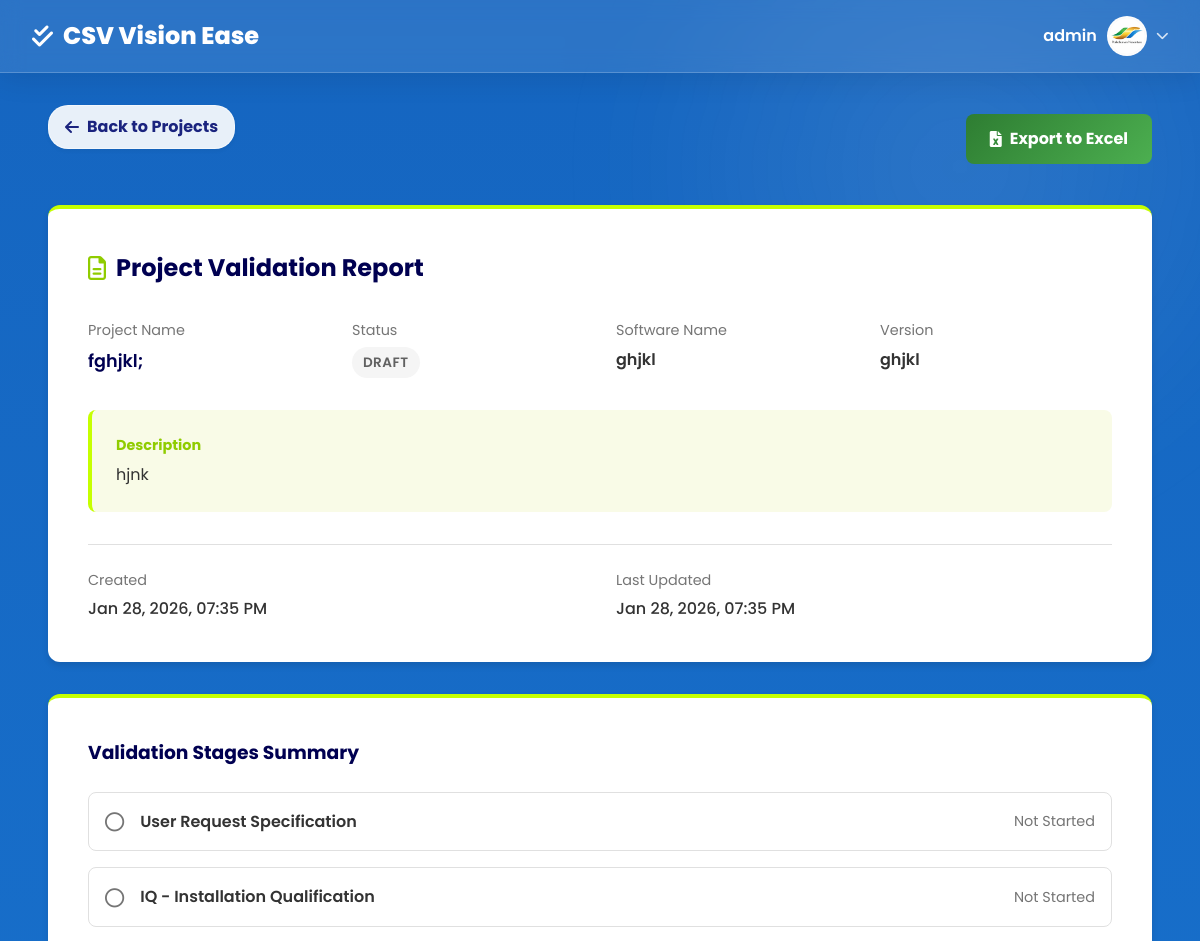
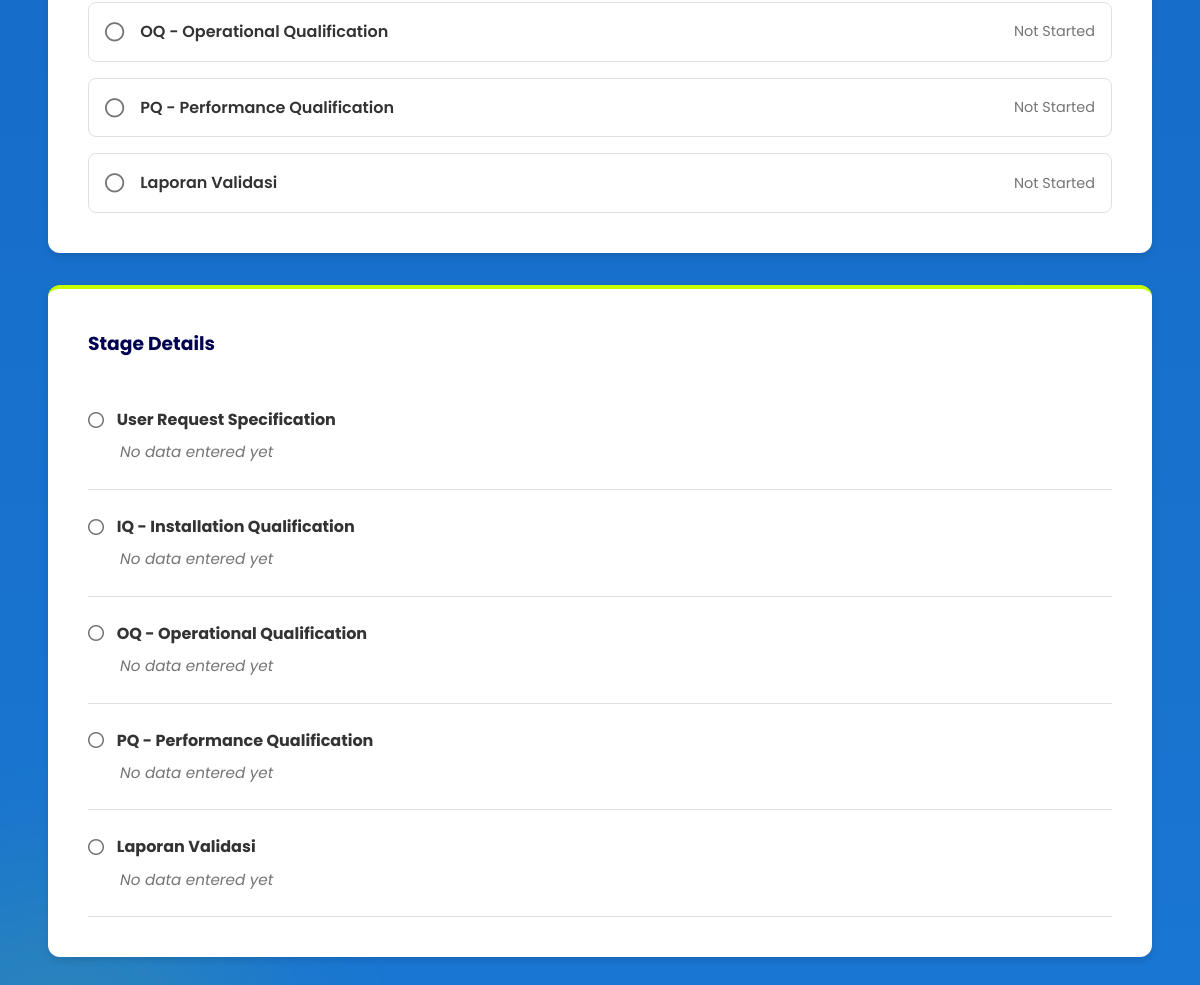
Page /project_report.php?id=8 (signed in) on the committed database (2 pictures, top to bottom).
### tables this page shows
CREATE TABLE `users` (
  `id` int NOT NULL,
  `username` varchar(50) NOT NULL,
  `password` varchar(255) NOT NULL,
  `role` enum('admin','user') DEFAULT 'user',
  `profile_picture` varchar(255) DEFAULT NULL,
  `created_at` timestamp NULL DEFAULT CURRENT_TIMESTAMP
);

CREATE TABLE `projects` (
  `id` int NOT NULL,
  `name` varchar(100) NOT NULL,
  `software` varchar(100) NOT NULL,
  `version` varchar(50) DEFAULT NULL,
  `description` text,
  `status` enum('Draft','In Progress','Completed') DEFAULT 'Draft',
  `created_by` int DEFAULT NULL,
  `created_at` timestamp NULL DEFAULT CURRENT_TIMESTAMP,
  `max_rpn` int DEFAULT '0',
  `risk_level` enum('Low','Medium','High','Non-GxP') DEFAULT NULL,
  `next_revalidation_date` date DEFAULT NULL
);

CREATE TABLE `project_stages` (
  `id` int NOT NULL,
  `project_id` int NOT NULL,
  `name` varchar(100) NOT NULL,
  `status` enum('Not Started','In Progress','Completed') DEFAULT 'Not Started',
  `updated_at` timestamp NULL DEFAULT CURRENT_TIMESTAMP ON UPDATE CURRENT_TIMESTAMP,
  `completion_date` date DEFAULT NULL
);

### project_report.php (the view, shortened to what this page needs)
<?php
require_once 'includes/db.php';
include 'includes/header.php';
$project_id = $_GET['id'] ?? 0;
$project = null;
$stages = [];
if ($project_id) {
    try {
        $stmt = $pdo->prepare("SELECT * FROM projects WHERE id = :id");
        $stmt->execute(['id' => $project_id]);
        $project = $stmt->fetch();
        if ($project) {
            $stmt = $pdo->prepare("SELECT * FROM project_stages WHERE project_id = :id ORDER BY id ASC");
            $stmt->execute(['id' => $project_id]);
            $stages = $stmt->fetchAll();
        }
    } catch (Exception $e) {
        $error = "Error fetching project details: " . $e->getMessage();
    }
}
?>
<div class="container fade-in">
    <div style="display: flex; justify-content: space-between; align-items: center; margin-bottom: 2rem;">
        <a href="dashboard.php" class="back-link">
            <i class="fas fa-arrow-left" style="margin-right: 8px;"></i> Back to Projects
        </a>
        <a href="export_excel.php?id=<?php echo $project_id; ?>" class="btn btn-primary" style="background: linear-gradient(135deg, #2e7d32, #4caf50); color: white; border: none;">
            <i class="fas fa-file-excel"></i> Export to Excel
        </a>
    </div>
    <?php if ($project): ?>
        <div class="project-detail-card" style="margin-bottom: 2rem; border-top: 4px solid var(--accent-color);">
            <h2 style="margin-bottom: 2rem; display: flex; align-items: center; gap: 10px; color: var(--primary-dark);">
                <i class="far fa-file-alt" style="color: var(--accent-dark);"></i> Project Validation Report
            </h2>
            <div style="display: grid; grid-template-columns: repeat(auto-fit, minmax(200px, 1fr)); gap: 2rem; margin-bottom: 2rem;">
                <div>
                    <div style="font-size: 0.9rem; color: var(--text-light); margin-bottom: 0.3rem;">Project Name</div>
                    <div style="font-weight: 600; font-size: 1.1rem; color: var(--primary-dark);"><?php echo htmlspecialchars($project['name']); ?></div>
                </div>
                <div>
                    <div style="font-size: 0.9rem; color: var(--text-light); margin-bottom: 0.3rem;">Status</div>
                    <span class="badge badge-<?php
                        echo match($project['status']) {
                            'Completed' => 'success',
                            'In Progress' => 'primary',
                            default => 'secondary'
                        };
                    ?>" style="<?php echo $project['status'] === 'Completed' ? 'background-color: var(--accent-color); color: var(--primary-dark);' : ''; ?>">
                        <?php echo $project['status']; ?>
                    </span>
                </div>
                <div>
                    <div style="font-size: 0.9rem; color: var(--text-light); margin-bottom: 0.3rem;">Software Name</div>
                    <div style="font-weight: 600;"><?php echo htmlspecialchars($project['software']); ?></div>
                </div>
                <div>
                    <div style="font-size: 0.9rem; color: var(--text-light); margin-bottom: 0.3rem;">Version</div>
                    <div style="font-weight: 600;"><?php echo htmlspecialchars($project['version']); ?></div>
                </div>
            </div>
            <div style="margin-bottom: 2rem; background: #f9fbe7; padding: 1.5rem; border-radius: 8px; border-left: 4px solid var(--accent-color);">
                <div style="font-size: 0.9rem; color: var(--accent-dark); margin-bottom: 0.3rem; font-weight: bold;">Description</div>
                <div style="line-height: 1.6; color: var(--text-color);"><?php echo nl2br(htmlspecialchars($project['description'])); ?></div>
            </div>
            <div style="display: grid; grid-template-columns: repeat(auto-fit, minmax(200px, 1fr)); gap: 2rem; padding-top: 1.5rem; border-top: 1px solid var(--border-color);">
                <div>
                    <div style="font-size: 0.9rem; color: var(--text-light); margin-bottom: 0.3rem;">Created</div>
                    <div style="font-weight: 500;"><?php echo date('M d, Y, h:i A', strtotime($project['created_at'])); ?></div>
                </div>
                <div>
                    <div style="font-size: 0.9rem; color: var(--text-light); margin-bottom: 0.3rem;">Last Updated</div>
                    <div style="font-weight: 500;"><?php echo date('M d, Y, h:i A', strtotime($project['updated_at'] ?? $project['created_at'])); ?></div>
                </div>
            </div>
        </div>
        <div class="project-detail-card" style="margin-bottom: 2rem; border-top: 4px solid var(--accent-color);">
            <h3 style="margin-bottom: 1.5rem; color: var(--primary-dark);">Validation Stages Summary</h3>
            <div style="display: flex; flex-direction: column; gap: 1rem;">
                <?php foreach ($stages as $stage): ?>
                    <div style="display: flex; align-items: center; justify-content: space-between; padding: 1rem; border: 1px solid <?php echo $stage['status'] === 'Completed' ? 'var(--accent-color)' : 'var(--border-color)'; ?>; border-radius: 8px; background-color: <?php echo $stage['status'] === 'Completed' ? '#f1f8e9' : 'var(--white)'; ?>;">
                        <div style="display: flex; align-items: center; gap: 1rem;">
                            <?php if ($stage['status'] === 'Completed'): ?>
                                <i class="fas fa-check-circle" style="color: var(--accent-dark); font-size: 1.2rem;"></i>
                            <?php elseif ($stage['status'] === 'In Progress'): ?>
                                <i class="fas fa-spinner fa-spin" style="color: var(--primary-color); font-size: 1.2rem;"></i>
                            <?php else: ?>
                                <i class="far fa-circle" style="color: var(--text-light); font-size: 1.2rem;"></i>
                            <?php endif; ?>
                            <span style="font-weight: 600; color: <?php echo $stage['status'] === 'Completed' ? 'var(--primary-dark)' : 'var(--text-color)'; ?>;"><?php echo htmlspecialchars($stage['name']); ?></span>
                        </div>
                        <?php if ($stage['status'] === 'Completed'): ?>
                            <span class="badge" style="background-color: var(--accent-color); color: var(--primary-dark);">Completed</span>
                        <?php else: ?>
                            <span style="font-size: 0.9rem; color: var(--text-light);">
                                <?php echo $stage['status']; ?>
                            </span>
                        <?php endif; ?>
                    </div>
                <?php endforeach; ?>
            </div>
        </div>
        <div class="project-detail-card" style="border-top: 4px solid var(--accent-color);">
            <h3 style="margin-bottom: 1.5rem; color: var(--primary-dark);">Stage Details</h3>
            <div style="display: flex; flex-direction: column; gap: 0;">
                <?php foreach ($stages as $stage): ?>
                    <div style="padding: 1.5rem 0; border-bottom: 1px solid var(--border-color);">
                        <div style="display: flex; align-items: center; gap: 0.8rem; margin-bottom: 0.5rem;">
                             <?php if ($stage['status'] === 'Completed'): ?>
                                <i class="fas fa-check-circle" style="color: var(--accent-dark);"></i>
                            <?php else: ?>
                                <i class="far fa-circle" style="color: var(--text-light);"></i>
                            <?php endif; ?>
                            <h4 style="margin: 0; font-size: 1rem; color: <?php echo $stage['status'] === 'Completed' ? 'var(--primary-dark)' : 'var(--text-color)'; ?>;"><?php echo htmlspecialchars($stage['name']); ?></h4>
                        </div>
                        <div style="padding-left: 2rem; color: var(--text-light); font-style: italic; font-size: 0.95rem;">
                            <?php if ($stage['status'] === 'Completed'): ?>
                                Data entered on <?php echo date('M d, Y');  ?>
                            <?php else: ?>
                                No data entered yet
                            <?php endif; ?>
                        </div>
                    </div>
                <?php endforeach; ?>
            </div>
        </div>
    <?php endif; ?>
</div>
<?php include 'includes/footer.php'; ?>

### includes/header.php (shortened to what this page needs)
<!DOCTYPE html>
<html lang="en">
<head>
    <link rel="stylesheet" href="assets/css/style.css?v=<?php echo time(); ?>">
    <link rel="stylesheet" href="https://cdnjs.cloudflare.com/ajax/libs/font-awesome/6.0.0/css/all.min.css">
</head>
<body>
    <nav class="navbar">
        <a href="dashboard.php" class="navbar-brand">
            <i class="fas fa-check-double"></i>
            <span>CSV Vision Ease</span>
        </a>
        <div class="user-menu" style="position: relative;">
            <div class="user-dropdown-toggle" onclick="toggleDropdown()" style="cursor: pointer; display: flex; align-items: center; gap: 10px;">
                <?php
                require_once 'includes/db.php';
                $stmtHeader = $pdo->prepare("SELECT profile_picture FROM users WHERE id = :id");
                $stmtHeader->execute(['id' => $_SESSION['user_id']]);
                $userHeader = $stmtHeader->fetch();
                $profilePic = $userHeader['profile_picture'] ?? '';
                ?>
                <span style="font-weight: 600;"><?php echo htmlspecialchars($_SESSION['username']); ?></span>
                <div style="width: 40px; height: 40px; border-radius: 50%; background: #f0f0f0; overflow: hidden; border: 2px solid rgba(255, 255, 255, 0.8);">
                    <?php if ($profilePic && file_exists($profilePic)): ?>
                        <img src="<?php echo $profilePic; ?>" alt="Profile" style="width: 100%; height: 100%; object-fit: cover;">
                    <?php else: ?>
                        <div style="width: 100%; height: 100%; display: flex; align-items: center; justify-content: center; background: var(--primary-color); color: white;">
                            <i class="fas fa-user"></i>
                        </div>
                    <?php endif; ?>
                </div>
                <i class="fas fa-chevron-down" style="font-size: 0.8rem; color: rgba(255, 255, 255, 0.8);"></i>
            </div>
        </div>
    </nav>
    <div class="container">

### assets/css/style.css (style rules this page uses)
:root { --primary-color: #1a237e; --primary-light: #534bae; --primary-dark: #000051; --accent-color: #c6ff00; --accent-light: #faff59; --accent-dark: #90cc00; --text-color: #333333; --text-light: #757575; --background-color: #f4f6f8; --white: #ffffff; --success-color: #2e7d32; --warning-color: #ff9800; --danger-color: #c62828; --border-color: #e0e0e0; --shadow-sm: 0 2px 4px rgba(0,0,0,0.05); --shadow-md: 0 4px 6px rgba(0,0,0,0.1); --shadow-lg: 0 10px 15px rgba(0,0,0,0.1); --radius: 12px; --transition: all 0.3s ease; }
* { margin: 0; padding: 0; box-sizing: border-box; font-family: 'Poppins', 'Segoe UI', Tahoma, Geneva, Verdana, sans-serif; }
body { background: linear-gradient(180deg, #1565C0 0%, #1976D2 100%); background-attachment: fixed; color: var(--white); line-height: 1.6; min-height: 100vh; position: relative; overflow-x: hidden; }
body::before { content: ''; position: fixed; top: -10vh; right: -10vw; width: 60vw; height: 60vw; background: radial-gradient(circle, rgba(255, 255, 255, 0.1) 0%, rgba(255, 255, 255, 0) 70%); filter: blur(50px); z-index: -10; pointer-events: none; animation: floatBlob 10s infinite alternate; }
body::after { content: ''; position: fixed; bottom: -20vh; left: -20vw; width: 50vw; height: 50vw; background: radial-gradient(circle, rgba(198, 255, 0, 0.15) 0%, rgba(198, 255, 0, 0) 70%); filter: blur(50px); z-index: -10; pointer-events: none; animation: floatBlob 15s infinite alternate-reverse; }
h1, h2, h3, h4, h5, h6 { color: var(--white); margin-bottom: 0.5rem; font-weight: 700; }
.navbar { display: flex; justify-content: space-between; align-items: center; padding: 1rem 2rem; background: rgba(255, 255, 255, 0.1); backdrop-filter: blur(10px); box-shadow: 0 4px 30px rgba(0, 0, 0, 0.1); border-bottom: 1px solid rgba(255, 255, 255, 0.2); position: sticky; top: 0; z-index: 1000; color: var(--white); }
.navbar-brand { font-size: 1.5rem; font-weight: 800; color: var(--white); text-decoration: none; display: flex; align-items: center; gap: 10px; }
.user-menu { display: flex; align-items: center; gap: 15px; }
.stat-card, .project-card, .project-detail-card, .modal-content, .dropdown-menu, .stage-item, .login-box { color: var(--text-color); }
.stat-card h1, .stat-card h2, .stat-card h3, .stat-card h4, .stat-card h5, .stat-card h6, .project-card h1, .project-card h2, .project-card h3, .project-card h4, .project-card h5, .project-card h6, .project-detail-card h1, .project-detail-card h2, .project-detail-card h3, .project-detail-card h4, .project-detail-card h5, .project-detail-card h6, .modal-content h1, .modal-content h2, .modal-content h3, .modal-content h4, .modal-content h5, .modal-content h6, .login-box h1, .login-box h2, .login-box h3, .login-box h4, .login-box h5, .login-box h6 { color: var(--primary-dark); }
.container { max-width: 1200px; margin: 2rem auto; padding: 0 1.5rem; position: relative; }
.btn { display: inline-flex; align-items: center; justify-content: center; padding: 0.75rem 1.5rem; border: none; border-radius: 8px; font-size: 1rem; font-weight: 600; cursor: pointer; transition: var(--transition); text-decoration: none; gap: 8px; }
.btn-primary { background-color: var(--accent-color); color: var(--primary-dark); font-weight: 700; }
.back-link { display: inline-flex; align-items: center; color: var(--primary-color); background: rgba(255, 255, 255, 0.9); padding: 0.5rem 1rem; border-radius: 20px; margin-bottom: 1.5rem; text-decoration: none; font-weight: 700; transition: var(--transition); box-shadow: var(--shadow-sm); border: 1px solid rgba(255, 255, 255, 0.5); backdrop-filter: blur(4px); }
.project-detail-card { background: var(--white); padding: 2.5rem; border-radius: var(--radius); box-shadow: var(--shadow-md); position: relative; overflow: visible; }
.badge { display: inline-block; padding: 0.35em 0.8em; font-size: 0.85rem; font-weight: 600; border-radius: 20px; text-transform: uppercase; letter-spacing: 0.5px; }
.badge-secondary { background-color: #f5f5f5; color: #616161; }

### rows in the picture
users: profile_picture (picture)
projects: name "fghjkl;", status "DRAFT", software "ghjkl", version "ghjkl", description "hjnk", created_at "Jan 28, 2026, 07:35 PM"
project_stages: name "User Request Specification", status "Not Started", shows "No data entered yet"
project_stages: name "IQ - Installation Qualification", status "Not Started", shows "No data entered yet"
project_stages: name "OQ - Operational Qualification", status "Not Started", shows "No data entered yet"
project_stages: name "PQ - Performance Qualification", status "Not Started", shows "No data entered yet"
project_stages: name "Laporan Validasi", status "Not Started", shows "No data entered yet"

### other values in the picture
$_SESSION['username'] "admin"
